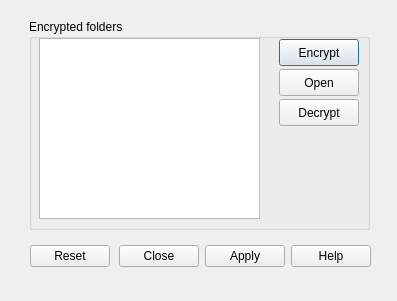
<ui version="4.0" >
 <class>Dialog</class>
 <widget class="QDialog" name="Dialog" >
  <property name="geometry" >
   <rect>
    <x>0</x>
    <y>0</y>
    <width>397</width>
    <height>301</height>
   </rect>
  </property>
  <property name="windowTitle" >
   <string>Encrypted folders</string>
  </property>
  <property name="windowIcon" >
   <iconset/>
  </property>
  <widget class="QGroupBox" name="groupBox" >
   <property name="geometry" >
    <rect>
     <x>29</x>
     <y>19</y>
     <width>341</width>
     <height>211</height>
    </rect>
   </property>
   <property name="title" >
    <string>Encrypted folders</string>
   </property>
   <widget class="QListWidget" name="listWidget" >
    <property name="geometry" >
     <rect>
      <x>10</x>
      <y>19</y>
      <width>221</width>
      <height>181</height>
     </rect>
    </property>
   </widget>
   <widget class="QPushButton" name="manager_encrypt" >
    <property name="geometry" >
     <rect>
      <x>250</x>
      <y>20</y>
      <width>80</width>
      <height>27</height>
     </rect>
    </property>
    <property name="text" >
     <string>Encrypt</string>
    </property>
   </widget>
   <widget class="QPushButton" name="manager_open_close" >
    <property name="geometry" >
     <rect>
      <x>250</x>
      <y>50</y>
      <width>80</width>
      <height>27</height>
     </rect>
    </property>
    <property name="text" >
     <string>Open</string>
    </property>
   </widget>
   <widget class="QPushButton" name="manager_decrypt" >
    <property name="geometry" >
     <rect>
      <x>250</x>
      <y>80</y>
      <width>80</width>
      <height>27</height>
     </rect>
    </property>
    <property name="text" >
     <string>Decrypt</string>
    </property>
   </widget>
  </widget>
  <widget class="QDialogButtonBox" name="buttonBox" >
   <property name="geometry" >
    <rect>
     <x>30</x>
     <y>240</y>
     <width>341</width>
     <height>32</height>
    </rect>
   </property>
   <property name="orientation" >
    <enum>Qt::Horizontal</enum>
   </property>
   <property name="standardButtons" >
    <set>QDialogButtonBox::Apply|QDialogButtonBox::Close|QDialogButtonBox::Help|QDialogButtonBox::NoButton|QDialogButtonBox::Reset</set>
   </property>
  </widget>
 </widget>
 <resources/>
 <connections>
  <connection>
   <sender>buttonBox</sender>
   <signal>accepted()</signal>
   <receiver>Dialog</receiver>
   <slot>accept()</slot>
   <hints>
    <hint type="sourcelabel" >
     <x>248</x>
     <y>254</y>
    </hint>
    <hint type="destinationlabel" >
     <x>157</x>
     <y>274</y>
    </hint>
   </hints>
  </connection>
  <connection>
   <sender>buttonBox</sender>
   <signal>rejected()</signal>
   <receiver>Dialog</receiver>
   <slot>reject()</slot>
   <hints>
    <hint type="sourcelabel" >
     <x>316</x>
     <y>260</y>
    </hint>
    <hint type="destinationlabel" >
     <x>286</x>
     <y>274</y>
    </hint>
   </hints>
  </connection>
 </connections>
</ui>
